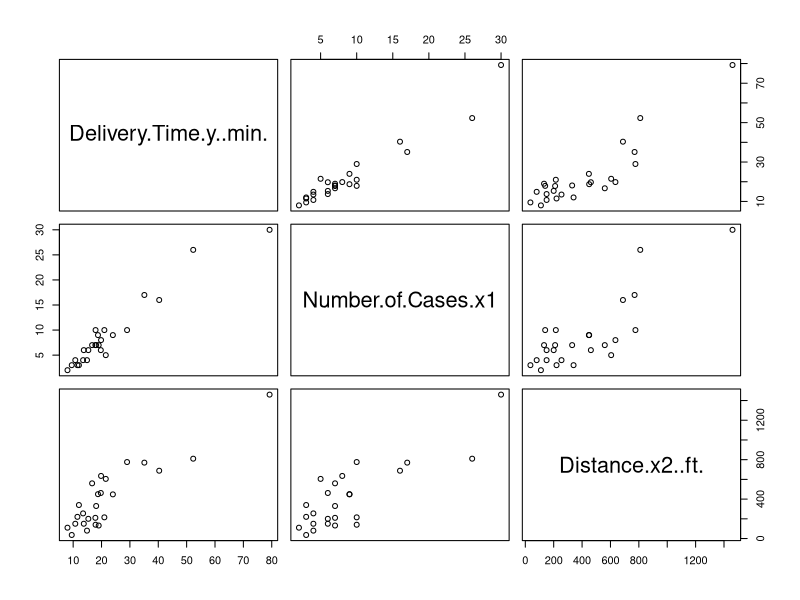
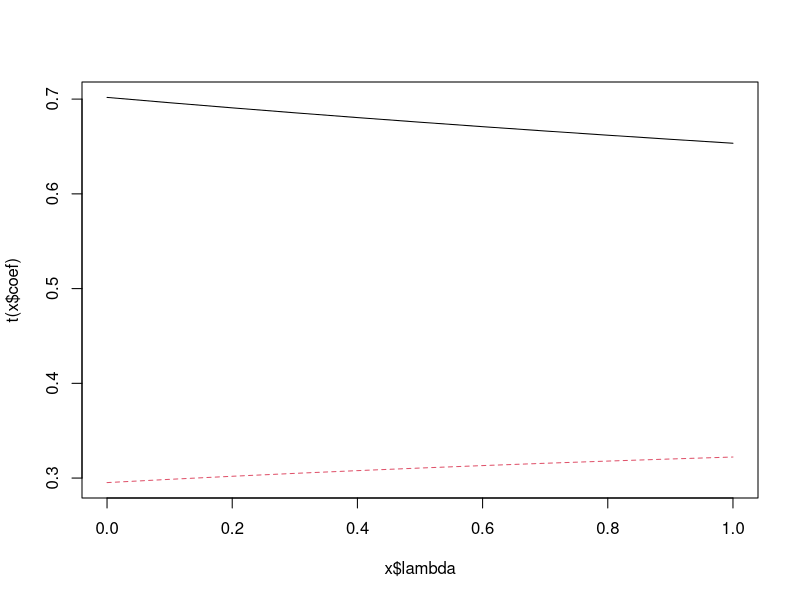
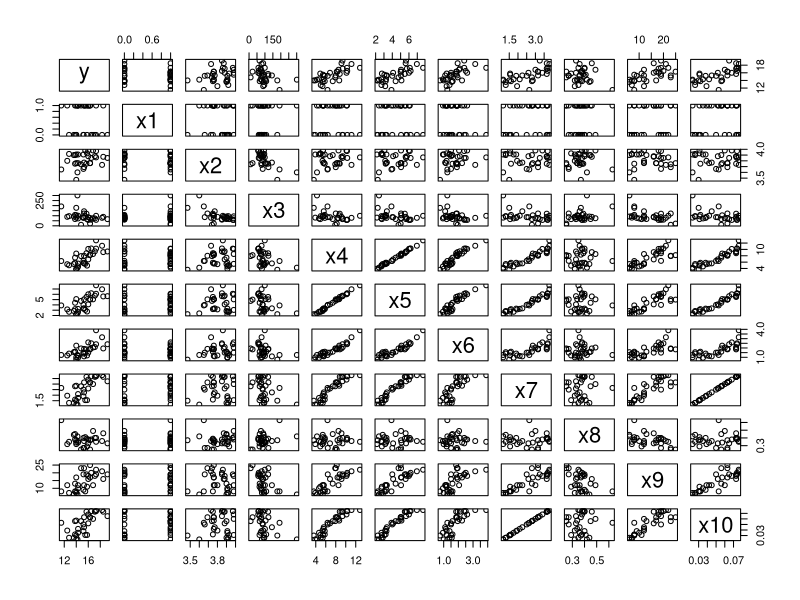

R code for these plots, in order: (Note: this script raises an error after producing the figures.)
# question 1
softdrink <- read.table(
    "SoftDrinkTable.txt",
    header = TRUE,
    sep = ","
)

# part a
pairs(
    Delivery.Time.y..min. ~ Number.of.Cases.x1 + Distance.x2..ft.,
    data = softdrink
)

# part b
cor(softdrink[, 2:4])

# part c
softdrink_model <- lm(
    Delivery.Time.y..min. ~ Number.of.Cases.x1 + Distance.x2..ft.,
    data = softdrink
)

library(car)
vif(softdrink_model)

softdrink_X <- as.matrix(softdrink[, 3:4])
eigen(t(softdrink_X) %*% softdrink_X)

kappa(softdrink_model)

summary(softdrink_model)

# part d
library(MASS)

softdrink_scaled <- scale(softdrink)
softdrink_model_scaled <- lm(
    Delivery.Time.y..min. ~ Number.of.Cases.x1 + Distance.x2..ft.,
    data = data.frame(softdrink_scaled)
)

plot(lm.ridge(
    Delivery.Time.y..min. ~ Number.of.Cases.x1 + Distance.x2..ft.,
    data = data.frame(softdrink_scaled),
    lambda = seq(0, 1, 0.1)
))
select(lm.ridge(
    Delivery.Time.y..min. ~ Number.of.Cases.x1 + Distance.x2..ft.,
    data = data.frame(softdrink_scaled),
    lambda = seq(0, 1, 0.01)
))
softdrink_model_ridge <- lm.ridge(
    Delivery.Time.y..min. ~ Number.of.Cases.x1 + Distance.x2..ft.,
    data = data.frame(softdrink_scaled),
    lambda = 0.36
)

coef(softdrink_model_ridge)
softdrink_model_scaled

# question 2
wine <- read.table(
    "TableB19.txt",
    header = TRUE,
    sep = ","
)

pairs(
    y ~ .,
    data = wine
)

cor(wine)

wine_model <- lm(
    y ~ .,
    data = wine
)
vif(wine_model)
wine_model <- lm(
    y ~ x1 + x2 + x3 + x4 + x5 + x6 + x8 + x9 + x10,
    data = wine
)
vif(wine_model)

wine_X <- as.matrix(wine[, 2:10])
eigen(t(wine_X) %*% wine_X)

kappa(wine)

summary(wine_model)
